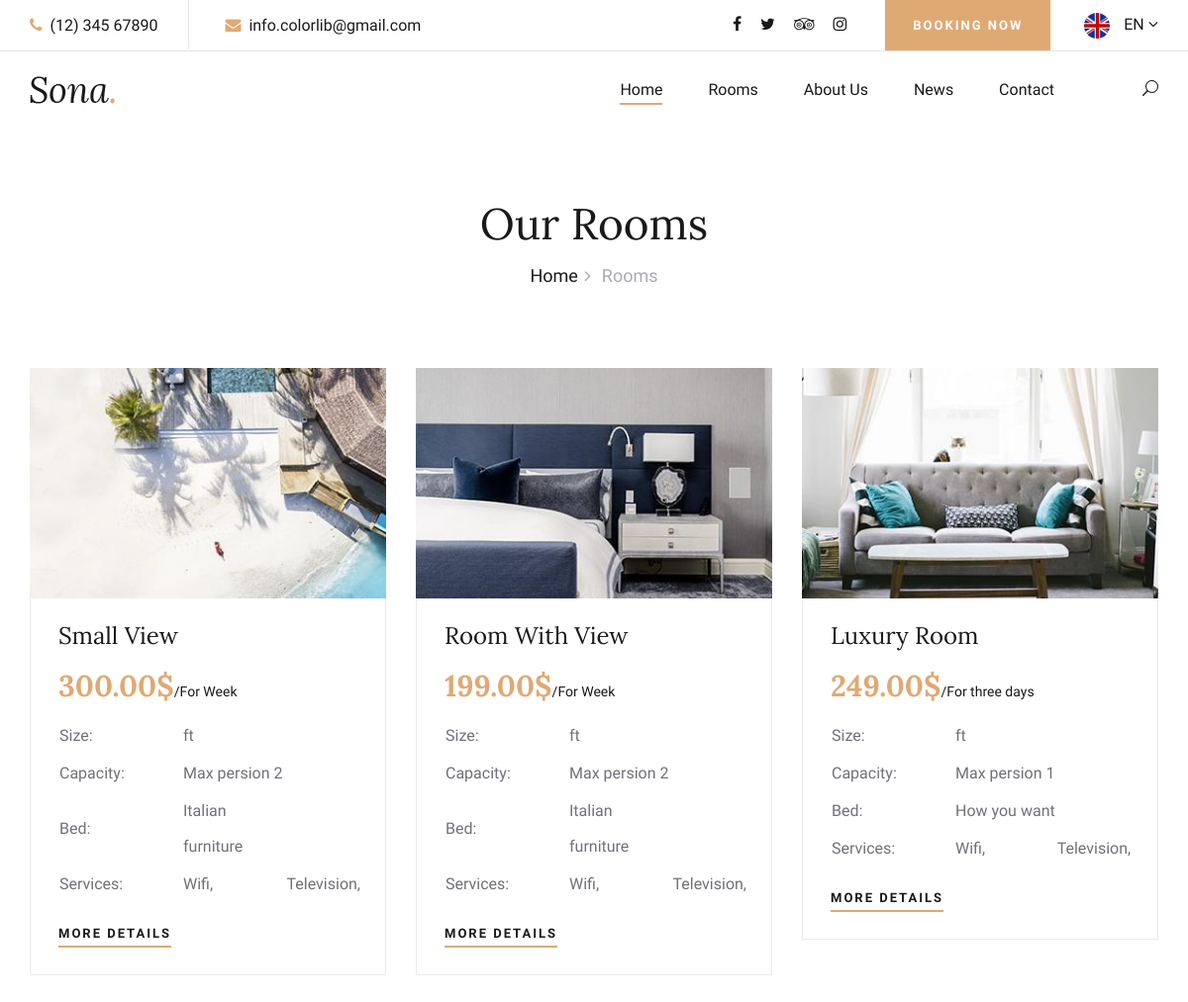
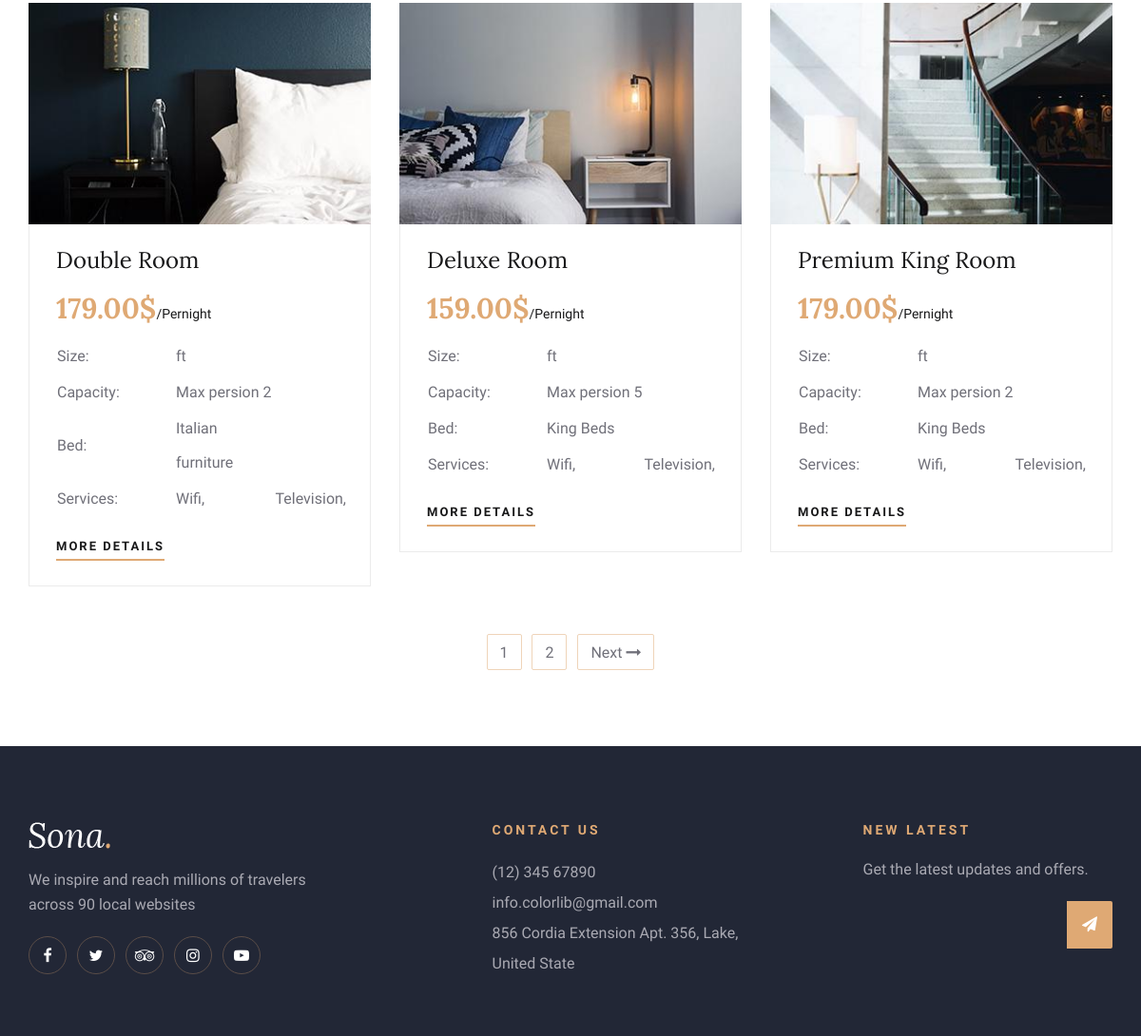
/rooms/, run on the app's committed database (2 pictures, top to bottom).
### res_system/models.py (models this page shows, shortened)
class Room(models.Model):
    type_choices = (
        ('Pernight', 'Pernight'),
        ('For Week', 'For Week'),
        ('For three days', 'For three days'),
        ('How you want', 'How you want')
    )
    bed_choices = (
        ('King Beds', 'King Beds'),
        ('Special for you', 'Special for you'),
        ('Italian furniture', 'Italian furniture'),
        ('How you want', 'How you want')
    )
    name = models.CharField(max_length=255)
    price = models.DecimalField(max_digits=6, decimal_places=2)
    image = models.ImageField(upload_to='rooms_pics')
    room_type = models.CharField(max_length=200, choices=type_choices)
    bed_type = models.CharField(max_length=200, choices=bed_choices)
    services = models.ManyToManyField(Service, related_name='room')
    content = RichTextField()
    rating_stars = models.ForeignKey(Rating_Star, on_delete=models.SET_NULL, null=True, blank=True)
    size = models.PositiveIntegerField(default=15)
    capacity_persons = models.PositiveIntegerField(default=2)
    check_in = models.DateTimeField(default=timezone.now)
    check_out = models.DateTimeField(default=timezone.now, null=True)
    date_created = models.DateTimeField(default=timezone.now)
    date_updated = models.DateTimeField(default=timezone.now, null=True)
    slug = models.SlugField(blank=True, null=True)
    is_available = models.BooleanField(default=True)
    def get_absolute_url(self):
        return reverse('res_system:room_detail', args=[str(self.slug)])

class Service(models.Model):
    name = models.CharField(max_length=200)
    icon = models.ImageField(upload_to='service_icons', blank=True, null=True)
    def __str__(self):
        return self.name

### res_system/views.py (the view)
# urls.py: path("rooms/", views.room_list, name="room_list"),
def room_list(request):
    categories = Category.objects.all()
    rating_stars = Rating_Star.objects.all()
    rooms = Room.objects.all().order_by('-date_created')
    comments = Comment.objects.all()
    services = Service.objects.all()
    context = {
        'categories': categories,
        'rating_stars': rating_stars,
        'rooms': rooms,
        'comments': comments,
        'services': services[:2]
    }
    return render(request, 'res_system/room_list.html', context)

### templates/res_system/room_list.html
{% extends 'base.html' %}
{% block content %}
    <div class="breadcrumb-section">
        <div class="container">
            <div class="row">
                <div class="col-lg-12">
                <div class="breadcrumb-text">
                        <h2>Our Rooms</h2>
                        <div class="bt-option">
                            <a href="{% url 'res_system:home' %}">Home</a>
                            <span>Rooms</span>
                        </div>
                    </div>
                </div>
            </div>
        </div>
    </div>
    <section class="rooms-section spad">
        <div class="container">
            <div class="row">
                {% for room in rooms %}
                <div class="col-lg-4 col-md-6">
                    <div class="room-item">
                        <img src="{{ room.image.url }}" alt="">
                        <div class="ri-text">
                            <h4>{{ room.name }}</h4>
                            <h3>{{ room.price }}$<span>/{{ room.room_type }}</span></h3>
                            <table>
                                <tbody>
                                    <tr>
                                        <td class="r-o">Size:</td>
                                        <td>{{ room.size_in_ft }} ft</td>
                                    </tr>
                                    <tr>
                                        <td class="r-o">Capacity:</td>
                                        <td>Max persion {{ room.capacity_persons }}</td>
                                    </tr>
                                    <tr>
                                        <td class="r-o">Bed:</td>
                                        <td>{{ room.bed_type }}</td>
                                    </tr>
                                    <tr>
                                        <td class="r-o">Services:</td>
                                        {% for service in services %}
                                            <td>{{ service }},</td>
                                        {% endfor %}
                                    </tr>
                                </tbody>
                            </table>
                            <a href="{{ room.get_absolute_url }}" class="primary-btn">More Details</a>
                        </div>
                    </div>
                </div>
                {% endfor %}
                <div class="col-lg-12">
                    <div class="room-pagination">
                        <a href="#">1</a>
                        <a href="#">2</a>
                        <a href="#">Next <i class="fa fa-long-arrow-right"></i></a>
                    </div>
                </div>
            </div>
        </div>
    </section>
{% endblock %}

### static/css/style.css (style rules this page uses)
html, body { height: 100%; font-family: "Cabin", sans-serif; -webkit-font-smoothing: antialiased; font-smoothing: antialiased; }
h1, h2, h3, h4, h5, h6 { margin: 0; color: #111111; font-weight: 400; font-family: "Lora", serif; }
h2 { font-size: 36px; }
h3 { font-size: 30px; }
h4 { font-size: 24px; }
img { max-width: 100%; }
.spad { padding-top: 100px; padding-bottom: 100px; }
.primary-btn { display: inline-block; font-size: 13px; color: #ffffff; text-transform: uppercase; letter-spacing: 2px; font-weight: 700; position: relative; }
.primary-btn:after { position: absolute; left: 0; bottom: -5px; width: 100%; height: 2px; background: #dfa974; content: ""; }
.breadcrumb-section { padding-top: 70px; padding-bottom: 80px; }
.breadcrumb-text { text-align: center; }
.breadcrumb-text h2 { font-size: 44px; color: #19191a; margin-bottom: 12px; }
.breadcrumb-text .bt-option a { display: inline-block; font-size: 18px; color: #19191a; margin-right: 20px; position: relative; font-weight: 500; }
.breadcrumb-text .bt-option a:after { position: absolute; right: -13px; top: 1px; content: ""; font-size: 18px; font-family: "FontAwesome"; color: #aaaab3; }
.breadcrumb-text .bt-option span { display: inline-block; font-size: 18px; color: #aaaab3; }
.rooms-section { padding-top: 0; padding-bottom: 80px; }
.room-item { margin-bottom: 30px; }
.room-item img { min-width: 100%; }
.room-item .ri-text { border: 1px solid #ebebeb; border-top: none; padding: 24px 24px 30px 28px; }
.room-item .ri-text h4 { color: #19191a; margin-bottom: 17px; }
.room-item .ri-text h3 { color: #dfa974; font-weight: 700; margin-bottom: 14px; }
.room-item .ri-text h3 span { font-family: "Cabin", sans-serif; font-size: 14px; font-weight: 400; color: #19191a; }
.room-item .ri-text table { margin-bottom: 18px; }
.room-item .ri-text table tbody tr td { font-size: 16px; color: #707079; line-height: 36px; }
.room-item .ri-text table tbody tr td.r-o { width: 125px; }
.room-item .ri-text .primary-btn { color: #19191a; }
.room-pagination { text-align: center; padding-top: 20px; }
.room-pagination a { font-size: 16px; color: #707079; border: 1px solid #EFD4B9; border-radius: 2px; padding: 7px 13px 5px; margin-right: 7px; display: inline-block; -webkit-transition: all 0.3s; -o-transition: all 0.3s; transition: all 0.3s; }
.room-pagination a:last-child { margin-right: 0; }
@media only screen and (min-width: 1200px) { .container { max-width: 1170px; } }

### data on the page
Room: image (picture), name "Small View", price "300.00", room_type "For Week", capacity_persons "2", bed_type "Italian furniture"
Service: name "Wifi"
Service: name "Television"
Room: image (picture), name "Room With View", price "199.00", room_type "For Week", capacity_persons "2", bed_type "Italian furniture"
Room: image (picture), name "Luxury Room", price "249.00", room_type "For three days", capacity_persons "1", bed_type "How you want"
Room: image (picture), name "Double Room", price "179.00", room_type "Pernight", capacity_persons "2", bed_type "Italian furniture"
Room: image (picture), name "Deluxe Room", price "159.00", room_type "Pernight", capacity_persons "5", bed_type "King Beds"
Room: image (picture), name "Premium King Room", price "179.00", room_type "Pernight", capacity_persons "2", bed_type "King Beds"
